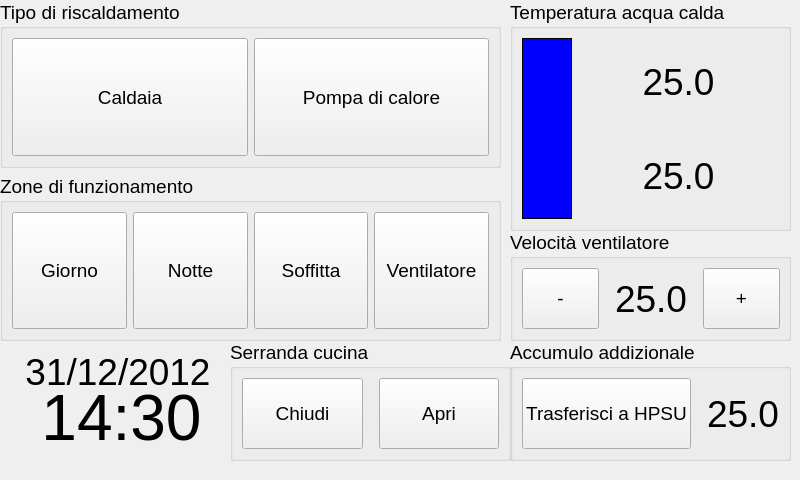
<?xml version="1.0" encoding="UTF-8"?>
<ui version="4.0">
 <class>MainDlg</class>
 <widget class="QWidget" name="MainDlg">
  <property name="geometry">
   <rect>
    <x>0</x>
    <y>0</y>
    <width>800</width>
    <height>480</height>
   </rect>
  </property>
  <property name="sizePolicy">
   <sizepolicy hsizetype="Fixed" vsizetype="Fixed">
    <horstretch>0</horstretch>
    <verstretch>0</verstretch>
   </sizepolicy>
  </property>
  <property name="minimumSize">
   <size>
    <width>800</width>
    <height>480</height>
   </size>
  </property>
  <property name="maximumSize">
   <size>
    <width>800</width>
    <height>480</height>
   </size>
  </property>
  <property name="font">
   <font>
    <pointsize>14</pointsize>
   </font>
  </property>
  <property name="windowTitle">
   <string>Form</string>
  </property>
  <widget class="QGroupBox" name="groupBox_3">
   <property name="geometry">
    <rect>
     <x>510</x>
     <y>0</y>
     <width>281</width>
     <height>231</height>
    </rect>
   </property>
   <property name="title">
    <string>Temperatura acqua calda</string>
   </property>
   <layout class="QHBoxLayout" name="horizontalLayout_4">
    <item>
     <widget class="QLabel" name="label">
      <property name="minimumSize">
       <size>
        <width>50</width>
        <height>0</height>
       </size>
      </property>
      <property name="maximumSize">
       <size>
        <width>50</width>
        <height>16777215</height>
       </size>
      </property>
      <property name="palette">
       <palette>
        <active>
         <colorrole role="Base">
          <brush brushstyle="SolidPattern">
           <color alpha="255">
            <red>255</red>
            <green>255</green>
            <blue>255</blue>
           </color>
          </brush>
         </colorrole>
         <colorrole role="Window">
          <brush brushstyle="SolidPattern">
           <color alpha="255">
            <red>0</red>
            <green>0</green>
            <blue>255</blue>
           </color>
          </brush>
         </colorrole>
        </active>
        <inactive>
         <colorrole role="Base">
          <brush brushstyle="SolidPattern">
           <color alpha="255">
            <red>255</red>
            <green>255</green>
            <blue>255</blue>
           </color>
          </brush>
         </colorrole>
         <colorrole role="Window">
          <brush brushstyle="SolidPattern">
           <color alpha="255">
            <red>0</red>
            <green>0</green>
            <blue>255</blue>
           </color>
          </brush>
         </colorrole>
        </inactive>
        <disabled>
         <colorrole role="Base">
          <brush brushstyle="SolidPattern">
           <color alpha="255">
            <red>0</red>
            <green>0</green>
            <blue>255</blue>
           </color>
          </brush>
         </colorrole>
         <colorrole role="Window">
          <brush brushstyle="SolidPattern">
           <color alpha="255">
            <red>0</red>
            <green>0</green>
            <blue>255</blue>
           </color>
          </brush>
         </colorrole>
        </disabled>
       </palette>
      </property>
      <property name="autoFillBackground">
       <bool>true</bool>
      </property>
      <property name="frameShape">
       <enum>QFrame::Box</enum>
      </property>
      <property name="text">
       <string/>
      </property>
     </widget>
    </item>
    <item>
     <layout class="QVBoxLayout" name="verticalLayout">
      <item>
       <widget class="QLabel" name="tlTempAcquaTop">
        <property name="sizePolicy">
         <sizepolicy hsizetype="Expanding" vsizetype="Expanding">
          <horstretch>0</horstretch>
          <verstretch>0</verstretch>
         </sizepolicy>
        </property>
        <property name="font">
         <font>
          <pointsize>28</pointsize>
         </font>
        </property>
        <property name="text">
         <string>25.0</string>
        </property>
        <property name="scaledContents">
         <bool>false</bool>
        </property>
        <property name="alignment">
         <set>Qt::AlignCenter</set>
        </property>
       </widget>
      </item>
      <item>
       <widget class="QLabel" name="tlTempAcquaBot">
        <property name="sizePolicy">
         <sizepolicy hsizetype="Expanding" vsizetype="Expanding">
          <horstretch>0</horstretch>
          <verstretch>0</verstretch>
         </sizepolicy>
        </property>
        <property name="font">
         <font>
          <pointsize>28</pointsize>
         </font>
        </property>
        <property name="text">
         <string>25.0</string>
        </property>
        <property name="scaledContents">
         <bool>false</bool>
        </property>
        <property name="alignment">
         <set>Qt::AlignCenter</set>
        </property>
       </widget>
      </item>
     </layout>
    </item>
   </layout>
  </widget>
  <widget class="QGroupBox" name="groupBox_4">
   <property name="geometry">
    <rect>
     <x>510</x>
     <y>230</y>
     <width>281</width>
     <height>111</height>
    </rect>
   </property>
   <property name="title">
    <string>Velocità ventilatore</string>
   </property>
   <layout class="QHBoxLayout" name="horizontalLayout_5">
    <property name="spacing">
     <number>16</number>
    </property>
    <item>
     <widget class="QPushButton" name="pbVelMinus">
      <property name="sizePolicy">
       <sizepolicy hsizetype="Expanding" vsizetype="Preferred">
        <horstretch>0</horstretch>
        <verstretch>0</verstretch>
       </sizepolicy>
      </property>
      <property name="text">
       <string>-</string>
      </property>
      <property name="autoRepeat">
       <bool>true</bool>
      </property>
     </widget>
    </item>
    <item>
     <widget class="QLabel" name="tlVelFanCoil">
      <property name="sizePolicy">
       <sizepolicy hsizetype="Expanding" vsizetype="Expanding">
        <horstretch>0</horstretch>
        <verstretch>0</verstretch>
       </sizepolicy>
      </property>
      <property name="font">
       <font>
        <pointsize>28</pointsize>
       </font>
      </property>
      <property name="text">
       <string>25.0</string>
      </property>
      <property name="scaledContents">
       <bool>false</bool>
      </property>
      <property name="alignment">
       <set>Qt::AlignCenter</set>
      </property>
     </widget>
    </item>
    <item>
     <widget class="QPushButton" name="pbVelPlus">
      <property name="sizePolicy">
       <sizepolicy hsizetype="Expanding" vsizetype="Preferred">
        <horstretch>0</horstretch>
        <verstretch>0</verstretch>
       </sizepolicy>
      </property>
      <property name="text">
       <string>+</string>
      </property>
      <property name="autoRepeat">
       <bool>true</bool>
      </property>
     </widget>
    </item>
   </layout>
  </widget>
  <widget class="QGroupBox" name="groupBox_5">
   <property name="geometry">
    <rect>
     <x>510</x>
     <y>340</y>
     <width>281</width>
     <height>121</height>
    </rect>
   </property>
   <property name="title">
    <string>Accumulo addizionale</string>
   </property>
   <layout class="QHBoxLayout" name="horizontalLayout_7">
    <item>
     <layout class="QHBoxLayout" name="horizontalLayout_6">
      <property name="spacing">
       <number>16</number>
      </property>
      <item>
       <widget class="QPushButton" name="pbTrasfAccumulo">
        <property name="sizePolicy">
         <sizepolicy hsizetype="Expanding" vsizetype="Expanding">
          <horstretch>0</horstretch>
          <verstretch>0</verstretch>
         </sizepolicy>
        </property>
        <property name="text">
         <string>Trasferisci a HPSU</string>
        </property>
        <property name="checkable">
         <bool>true</bool>
        </property>
       </widget>
      </item>
      <item>
       <widget class="QLabel" name="tlTempAccumulo">
        <property name="sizePolicy">
         <sizepolicy hsizetype="Expanding" vsizetype="Expanding">
          <horstretch>0</horstretch>
          <verstretch>0</verstretch>
         </sizepolicy>
        </property>
        <property name="font">
         <font>
          <pointsize>28</pointsize>
         </font>
        </property>
        <property name="text">
         <string>25.0</string>
        </property>
        <property name="scaledContents">
         <bool>false</bool>
        </property>
        <property name="alignment">
         <set>Qt::AlignCenter</set>
        </property>
       </widget>
      </item>
     </layout>
    </item>
   </layout>
  </widget>
  <widget class="QGroupBox" name="groupBox_6">
   <property name="geometry">
    <rect>
     <x>230</x>
     <y>340</y>
     <width>281</width>
     <height>121</height>
    </rect>
   </property>
   <property name="title">
    <string>Serranda cucina</string>
   </property>
   <layout class="QHBoxLayout" name="horizontalLayout_8">
    <item>
     <layout class="QHBoxLayout" name="horizontalLayout_9">
      <property name="spacing">
       <number>16</number>
      </property>
      <item>
       <widget class="QPushButton" name="pbChiudiCucina">
        <property name="sizePolicy">
         <sizepolicy hsizetype="Expanding" vsizetype="Expanding">
          <horstretch>0</horstretch>
          <verstretch>0</verstretch>
         </sizepolicy>
        </property>
        <property name="text">
         <string>Chiudi</string>
        </property>
        <property name="checkable">
         <bool>false</bool>
        </property>
       </widget>
      </item>
      <item>
       <widget class="QPushButton" name="pbApriCucina">
        <property name="sizePolicy">
         <sizepolicy hsizetype="Expanding" vsizetype="Expanding">
          <horstretch>0</horstretch>
          <verstretch>0</verstretch>
         </sizepolicy>
        </property>
        <property name="text">
         <string>Apri</string>
        </property>
        <property name="checkable">
         <bool>false</bool>
        </property>
       </widget>
      </item>
     </layout>
    </item>
   </layout>
  </widget>
  <widget class="QWidget" name="layoutWidget">
   <property name="geometry">
    <rect>
     <x>0</x>
     <y>0</y>
     <width>501</width>
     <height>341</height>
    </rect>
   </property>
   <layout class="QVBoxLayout" name="verticalLayout_2">
    <item>
     <widget class="QGroupBox" name="groupBox">
      <property name="title">
       <string>Tipo di riscaldamento</string>
      </property>
      <layout class="QHBoxLayout" name="horizontalLayout">
       <item>
        <widget class="QPushButton" name="pbRiscCaldaia">
         <property name="sizePolicy">
          <sizepolicy hsizetype="Minimum" vsizetype="Minimum">
           <horstretch>0</horstretch>
           <verstretch>0</verstretch>
          </sizepolicy>
         </property>
         <property name="text">
          <string>Caldaia</string>
         </property>
         <property name="checkable">
          <bool>true</bool>
         </property>
         <property name="autoExclusive">
          <bool>false</bool>
         </property>
        </widget>
       </item>
       <item>
        <widget class="QPushButton" name="pbRiscPompaCalore">
         <property name="sizePolicy">
          <sizepolicy hsizetype="Minimum" vsizetype="Minimum">
           <horstretch>0</horstretch>
           <verstretch>0</verstretch>
          </sizepolicy>
         </property>
         <property name="text">
          <string>Pompa di calore</string>
         </property>
         <property name="checkable">
          <bool>true</bool>
         </property>
         <property name="autoExclusive">
          <bool>false</bool>
         </property>
        </widget>
       </item>
      </layout>
     </widget>
    </item>
    <item>
     <widget class="QGroupBox" name="groupBox_2">
      <property name="title">
       <string>Zone di funzionamento</string>
      </property>
      <layout class="QHBoxLayout" name="horizontalLayout_3">
       <item>
        <layout class="QHBoxLayout" name="horizontalLayout_2">
         <item>
          <widget class="QPushButton" name="pbGiorno">
           <property name="sizePolicy">
            <sizepolicy hsizetype="Minimum" vsizetype="Minimum">
             <horstretch>0</horstretch>
             <verstretch>0</verstretch>
            </sizepolicy>
           </property>
           <property name="text">
            <string>Giorno</string>
           </property>
           <property name="checkable">
            <bool>true</bool>
           </property>
          </widget>
         </item>
         <item>
          <widget class="QPushButton" name="pbNotte">
           <property name="sizePolicy">
            <sizepolicy hsizetype="Minimum" vsizetype="Minimum">
             <horstretch>0</horstretch>
             <verstretch>0</verstretch>
            </sizepolicy>
           </property>
           <property name="text">
            <string>Notte</string>
           </property>
           <property name="checkable">
            <bool>true</bool>
           </property>
          </widget>
         </item>
         <item>
          <widget class="QPushButton" name="pbSoffitta">
           <property name="sizePolicy">
            <sizepolicy hsizetype="Minimum" vsizetype="Minimum">
             <horstretch>0</horstretch>
             <verstretch>0</verstretch>
            </sizepolicy>
           </property>
           <property name="text">
            <string>Soffitta</string>
           </property>
           <property name="checkable">
            <bool>true</bool>
           </property>
          </widget>
         </item>
         <item>
          <widget class="QPushButton" name="pbFanCoil">
           <property name="sizePolicy">
            <sizepolicy hsizetype="Minimum" vsizetype="Minimum">
             <horstretch>0</horstretch>
             <verstretch>0</verstretch>
            </sizepolicy>
           </property>
           <property name="text">
            <string>Ventilatore</string>
           </property>
           <property name="checkable">
            <bool>true</bool>
           </property>
          </widget>
         </item>
        </layout>
       </item>
      </layout>
     </widget>
    </item>
   </layout>
  </widget>
  <widget class="QLabel" name="tlOra">
   <property name="geometry">
    <rect>
     <x>30</x>
     <y>380</y>
     <width>183</width>
     <height>76</height>
    </rect>
   </property>
   <property name="sizePolicy">
    <sizepolicy hsizetype="Expanding" vsizetype="Expanding">
     <horstretch>0</horstretch>
     <verstretch>0</verstretch>
    </sizepolicy>
   </property>
   <property name="font">
    <font>
     <pointsize>48</pointsize>
    </font>
   </property>
   <property name="text">
    <string>14:30</string>
   </property>
   <property name="scaledContents">
    <bool>false</bool>
   </property>
   <property name="alignment">
    <set>Qt::AlignCenter</set>
   </property>
  </widget>
  <widget class="QLabel" name="tlData">
   <property name="geometry">
    <rect>
     <x>10</x>
     <y>350</y>
     <width>216</width>
     <height>44</height>
    </rect>
   </property>
   <property name="sizePolicy">
    <sizepolicy hsizetype="Expanding" vsizetype="Expanding">
     <horstretch>0</horstretch>
     <verstretch>0</verstretch>
    </sizepolicy>
   </property>
   <property name="font">
    <font>
     <pointsize>28</pointsize>
    </font>
   </property>
   <property name="text">
    <string>31/12/2012</string>
   </property>
   <property name="scaledContents">
    <bool>false</bool>
   </property>
   <property name="alignment">
    <set>Qt::AlignCenter</set>
   </property>
  </widget>
 </widget>
 <resources/>
 <connections/>
</ui>
